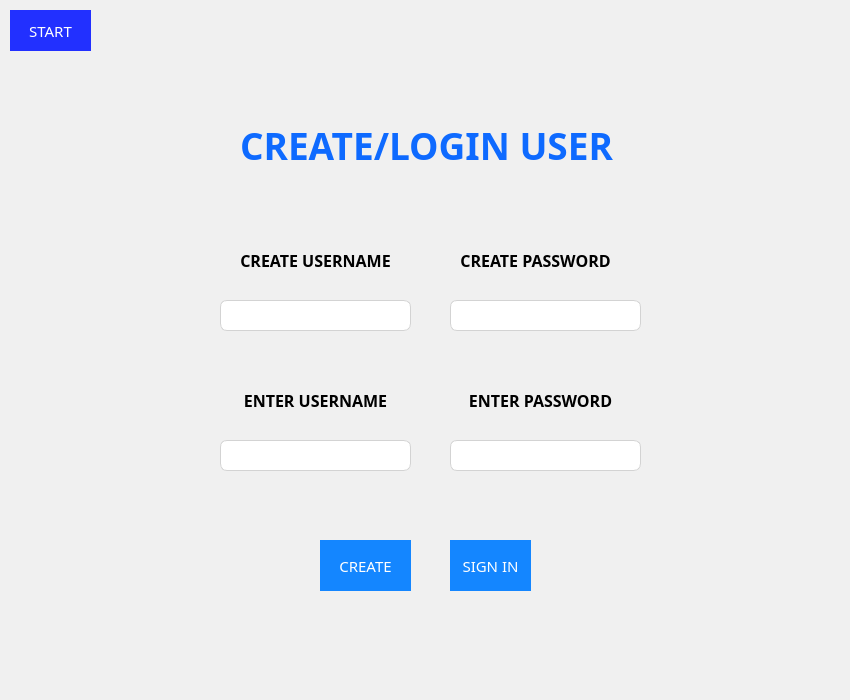
<?xml version="1.0" encoding="UTF-8"?>
<ui version="4.0">
 <class>CreateLoginWindow</class>
 <widget class="QMainWindow" name="CreateLoginWindow">
  <property name="geometry">
   <rect>
    <x>0</x>
    <y>0</y>
    <width>850</width>
    <height>700</height>
   </rect>
  </property>
  <property name="minimumSize">
   <size>
    <width>850</width>
    <height>700</height>
   </size>
  </property>
  <property name="maximumSize">
   <size>
    <width>850</width>
    <height>700</height>
   </size>
  </property>
  <property name="windowTitle">
   <string>ANIMEX - Create/Login</string>
  </property>
  <property name="windowIcon">
   <iconset>
    <normaloff>../../Web Development Related/Website Materials/Medias/Website CDNS/animex/icons/tab-icons/favicon.ico</normaloff>../../Web Development Related/Website Materials/Medias/Website CDNS/animex/icons/tab-icons/favicon.ico</iconset>
  </property>
  <property name="layoutDirection">
   <enum>Qt::RightToLeft</enum>
  </property>
  <property name="styleSheet">
   <string notr="true">background-color: rgb(240, 240, 240)
</string>
  </property>
  <widget class="QWidget" name="centralwidget">
   <widget class="QLabel" name="createLoginWindow_MainHeadingLabel">
    <property name="geometry">
     <rect>
      <x>6</x>
      <y>110</y>
      <width>841</width>
      <height>71</height>
     </rect>
    </property>
    <property name="font">
     <font>
      <family>Public Sans ExtraBold</family>
      <pointsize>28</pointsize>
      <weight>75</weight>
      <bold>true</bold>
     </font>
    </property>
    <property name="styleSheet">
     <string notr="true">color: rgb(14, 106, 255);</string>
    </property>
    <property name="text">
     <string>CREATE/LOGIN USER</string>
    </property>
    <property name="alignment">
     <set>Qt::AlignCenter</set>
    </property>
   </widget>
   <widget class="QLabel" name="label">
    <property name="geometry">
     <rect>
      <x>210</x>
      <y>240</y>
      <width>211</width>
      <height>41</height>
     </rect>
    </property>
    <property name="font">
     <font>
      <family>Public Sans SemiBold</family>
      <pointsize>12</pointsize>
      <weight>75</weight>
      <bold>true</bold>
     </font>
    </property>
    <property name="styleSheet">
     <string notr="true">color: black;</string>
    </property>
    <property name="text">
     <string>CREATE USERNAME</string>
    </property>
    <property name="alignment">
     <set>Qt::AlignCenter</set>
    </property>
   </widget>
   <widget class="QLabel" name="label_2">
    <property name="geometry">
     <rect>
      <x>440</x>
      <y>240</y>
      <width>191</width>
      <height>41</height>
     </rect>
    </property>
    <property name="font">
     <font>
      <family>Public Sans SemiBold</family>
      <pointsize>12</pointsize>
      <weight>75</weight>
      <bold>true</bold>
     </font>
    </property>
    <property name="styleSheet">
     <string notr="true">color: black;</string>
    </property>
    <property name="text">
     <string>CREATE PASSWORD</string>
    </property>
    <property name="alignment">
     <set>Qt::AlignCenter</set>
    </property>
   </widget>
   <widget class="QLabel" name="label_3">
    <property name="geometry">
     <rect>
      <x>210</x>
      <y>380</y>
      <width>211</width>
      <height>41</height>
     </rect>
    </property>
    <property name="font">
     <font>
      <family>Public Sans SemiBold</family>
      <pointsize>12</pointsize>
      <weight>75</weight>
      <bold>true</bold>
     </font>
    </property>
    <property name="styleSheet">
     <string notr="true">color: black;</string>
    </property>
    <property name="text">
     <string>ENTER USERNAME</string>
    </property>
    <property name="alignment">
     <set>Qt::AlignCenter</set>
    </property>
   </widget>
   <widget class="QLabel" name="label_4">
    <property name="geometry">
     <rect>
      <x>440</x>
      <y>380</y>
      <width>201</width>
      <height>41</height>
     </rect>
    </property>
    <property name="font">
     <font>
      <family>Public Sans SemiBold</family>
      <pointsize>12</pointsize>
      <weight>75</weight>
      <bold>true</bold>
     </font>
    </property>
    <property name="styleSheet">
     <string notr="true">color: black;</string>
    </property>
    <property name="text">
     <string>ENTER PASSWORD</string>
    </property>
    <property name="alignment">
     <set>Qt::AlignCenter</set>
    </property>
   </widget>
   <widget class="QLineEdit" name="createLoginWindow_CreateUsernameLE">
    <property name="geometry">
     <rect>
      <x>220</x>
      <y>300</y>
      <width>191</width>
      <height>31</height>
     </rect>
    </property>
    <property name="font">
     <font>
      <family>Public Sans Medium</family>
     </font>
    </property>
    <property name="cursor">
     <cursorShape>PointingHandCursor</cursorShape>
    </property>
    <property name="styleSheet">
     <string notr="true">border: 1px solid rgb(211, 211, 211);
border-radius: 7px;
background-color: white;
padding-left:7px;
padding-right:7px;</string>
    </property>
   </widget>
   <widget class="QLineEdit" name="createLoginWindow_CreatePasswordLE">
    <property name="geometry">
     <rect>
      <x>450</x>
      <y>300</y>
      <width>191</width>
      <height>31</height>
     </rect>
    </property>
    <property name="font">
     <font>
      <family>Public Sans Medium</family>
     </font>
    </property>
    <property name="cursor">
     <cursorShape>PointingHandCursor</cursorShape>
    </property>
    <property name="styleSheet">
     <string notr="true">border: 1px solid rgb(211, 211, 211);
border-radius: 7px;
background-color: white;
padding-left:7px;
padding-right:7px;</string>
    </property>
   </widget>
   <widget class="QLineEdit" name="createLoginWindow_EnterUsernameLE">
    <property name="geometry">
     <rect>
      <x>220</x>
      <y>440</y>
      <width>191</width>
      <height>31</height>
     </rect>
    </property>
    <property name="font">
     <font>
      <family>Public Sans Medium</family>
     </font>
    </property>
    <property name="cursor">
     <cursorShape>PointingHandCursor</cursorShape>
    </property>
    <property name="styleSheet">
     <string notr="true">border: 1px solid rgb(211, 211, 211);
border-radius: 7px;
background-color: white;
padding-left:7px;
padding-right:7px;</string>
    </property>
   </widget>
   <widget class="QLineEdit" name="createLoginWindow_EnterPasswordLE">
    <property name="geometry">
     <rect>
      <x>450</x>
      <y>440</y>
      <width>191</width>
      <height>31</height>
     </rect>
    </property>
    <property name="font">
     <font>
      <family>Public Sans Medium</family>
     </font>
    </property>
    <property name="cursor">
     <cursorShape>PointingHandCursor</cursorShape>
    </property>
    <property name="styleSheet">
     <string notr="true">border: 1px solid rgb(211, 211, 211);
border-radius: 7px;
background-color: white;
padding-left:7px;
padding-right:7px;</string>
    </property>
   </widget>
   <widget class="QPushButton" name="createLoginWindow_CreateBtn">
    <property name="geometry">
     <rect>
      <x>320</x>
      <y>540</y>
      <width>91</width>
      <height>51</height>
     </rect>
    </property>
    <property name="font">
     <font>
      <family>Public Sans Medium</family>
      <pointsize>11</pointsize>
     </font>
    </property>
    <property name="cursor">
     <cursorShape>PointingHandCursor</cursorShape>
    </property>
    <property name="autoFillBackground">
     <bool>false</bool>
    </property>
    <property name="styleSheet">
     <string notr="true">background: rgb(20, 134, 255);
color: white;
border: none;</string>
    </property>
    <property name="text">
     <string>CREATE</string>
    </property>
   </widget>
   <widget class="QPushButton" name="createLoginWindow_SigninBtn">
    <property name="geometry">
     <rect>
      <x>450</x>
      <y>540</y>
      <width>81</width>
      <height>51</height>
     </rect>
    </property>
    <property name="font">
     <font>
      <family>Public Sans Medium</family>
      <pointsize>11</pointsize>
     </font>
    </property>
    <property name="cursor">
     <cursorShape>PointingHandCursor</cursorShape>
    </property>
    <property name="autoFillBackground">
     <bool>false</bool>
    </property>
    <property name="styleSheet">
     <string notr="true">background: rgb(20, 134, 255);
color: white;
border: none;</string>
    </property>
    <property name="text">
     <string>SIGN IN</string>
    </property>
   </widget>
   <widget class="QPushButton" name="createLoginWindow_StartBtn">
    <property name="geometry">
     <rect>
      <x>10</x>
      <y>10</y>
      <width>81</width>
      <height>41</height>
     </rect>
    </property>
    <property name="font">
     <font>
      <family>Public Sans Medium</family>
      <pointsize>11</pointsize>
     </font>
    </property>
    <property name="cursor">
     <cursorShape>PointingHandCursor</cursorShape>
    </property>
    <property name="autoFillBackground">
     <bool>false</bool>
    </property>
    <property name="styleSheet">
     <string notr="true">background:rgb(34, 48, 255);
color: white;
border: none;</string>
    </property>
    <property name="text">
     <string>START</string>
    </property>
   </widget>
  </widget>
  <widget class="QMenuBar" name="menubar">
   <property name="geometry">
    <rect>
     <x>0</x>
     <y>0</y>
     <width>850</width>
     <height>21</height>
    </rect>
   </property>
  </widget>
  <widget class="QStatusBar" name="statusbar"/>
 </widget>
 <resources/>
 <connections/>
</ui>
